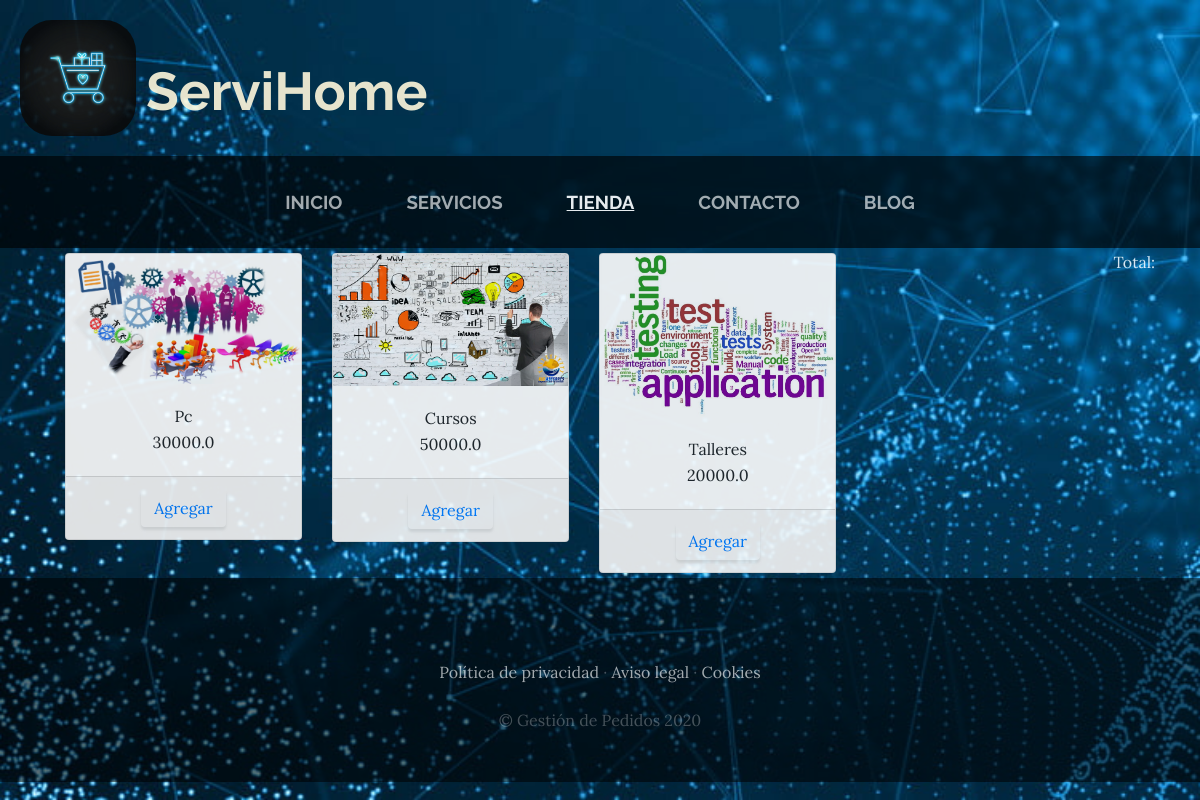
The app's page /tienda/ with its own data.
### tienda/models.py (models this page shows, shortened)
class Producto(models.Model):
    nombre = models.CharField(max_length=50)
    categorias = models.ForeignKey(CategoriaProd, on_delete=models.CASCADE)
    imagen = models.ImageField(upload_to="tienda", null=True, blank=True)
    precio = models.FloatField()
    disponibilidad = models.BooleanField(default=True)
    created = models.DateTimeField(auto_now_add=True)
    updated = models.DateTimeField(auto_now_add=True)
    class Meta:
        verbose_name = "Producto"
        verbose_name_plural = "Productos"

### tienda/views.py (the view)
# urls.py: path('tienda/', include('tienda.urls')),
def tienda(request):
    productos = Producto.objects.all()
    return render(request, "tienda/tienda.html", {"productos":productos})

### tienda/templates/tienda/tienda.html
{% extends "projectWebApp/plantillaBase.html" %}
{% load static %}
{% block content %}
    <div class="container">
        <div style="float: right;">
            <p style="color: aliceblue;">Total:</p>
        </div>
        <div class="row">
            {% for producto in productos %}
            <div class="col-md-3">
                <div class="card" style="width: 100%; margin: 5px 5px;">
                    <img class="card-img-top" src="{{producto.imagen.url}}">
                    <div class="card-body" style="text-align: center;">
                        <h7 class="card-title">{{producto.nombre}}</h7>
                        <p class="card-text">{{producto.precio}}</p>
                    </div>
                    <div class="card-footer text-center">
                        <a href="#" class="btn btn-seccess">Agregar</a>
                    </div>
                </div>
            </div>
            {% endfor %}
        </div>
    </div>
{% endblock %}

### projectWebApp/static/projectWebApp/css/gestion.css (style rules this page uses)
body { font-family: 'Lora'; background-image: url("../img/fondo.jpg") ; background-attachment: fixed; background-position: center; background-size: cover; opacity: .9; }
p { line-height: 1.75; }
.btn { box-shadow: 0px 3px 3px 0px rgba(33, 37, 41, 0.1); }

### records on screen
Producto: imagen (picture), nombre "Pc", precio "30000.0"
Producto: imagen (picture), nombre "Cursos", precio "50000.0"
Producto: imagen (picture), nombre "Talleres", precio "20000.0"
